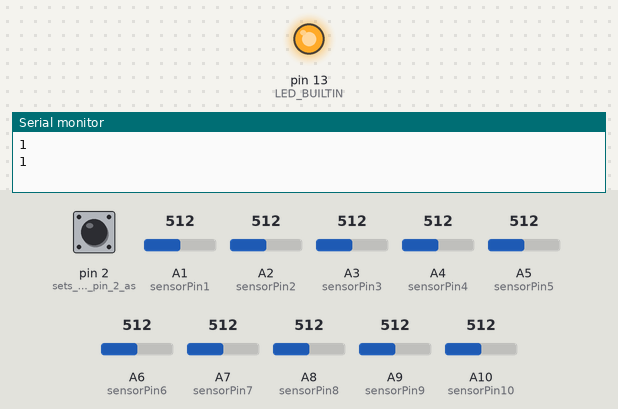
Bench run of a sketch on a simulated Arduino Mega 2560, built with avr-gcc and run on an emulated ATmega2560. Parts: output pins drawn as LEDs (lit = HIGH), the last lines printed to the serial monitor. Inputs (shaded band) come from the test bench; at power-on: A1 (sensorPin1) = 512, pin 2 (sets_the_digital_pin_2_as) HIGH, A2 (sensorPin2) = 512, A3 (sensorPin3) = 512, A4 (sensorPin4) = 512, A5 (sensorPin5) = 512, A6 (sensorPin6) = 512, A7 (sensorPin7) = 512, A8 (sensorPin8) = 512, A9 (sensorPin9) = 512, A10 (sensorPin10) = 512.

Above: at 1.8 s.
1.9 s: A1 (sensorPin1) set to 694
3.4 s: A1 (sensorPin1) set to 708
At 5.2 s:
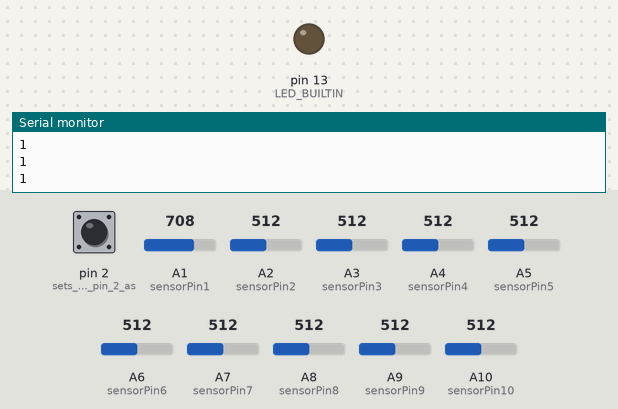
5.5 s: A1 (sensorPin1) set to 690
At 6.9 s:
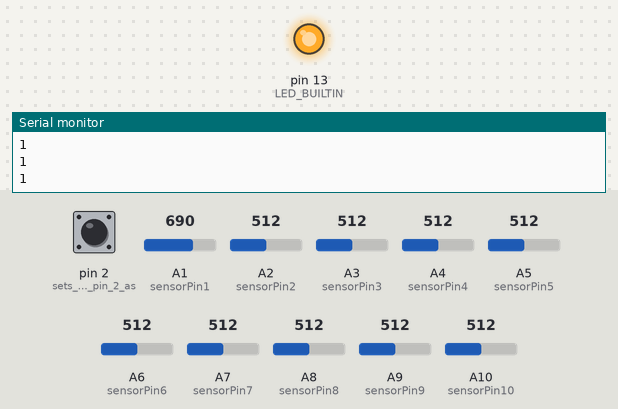
7.5 s: A1 (sensorPin1) set to 710
At 8.5 s:
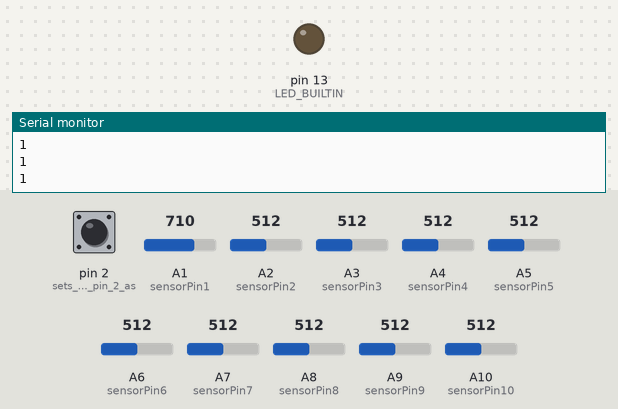
Timing chart, 0 to 10.5 s (numbered marks = the images above; inputs shaded):
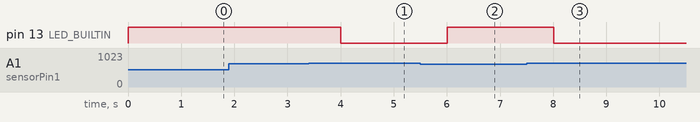

Measured:
- the behaviour switches between 700 and 701 on A1 (sensorPin1) (found by bisection; images 0 and 1)
- after the input at 3.4 s, pin 13 (LED_BUILTIN): HIGH → LOW after 0.61 s
- after the input at 5.5 s, pin 13 (LED_BUILTIN): LOW → HIGH after 0.51 s
- after the input at 7.5 s, pin 13 (LED_BUILTIN): HIGH → LOW after 0.51 s

The sketch:

Listener.ino
```cpp
/*
  Listener

  Having an LM3914 we want to know whether it's possible or not to know which output is HIGH and which is LOW.
  By rotating a 10k potentiometer leds lit as we raise voltage.

  Enrique Perez 31/03/2019

*/


int sensorPin1  = A1,
    sensorPin2  = A2,
    sensorPin3  = A3,
    sensorPin4  = A4,
    sensorPin5  = A5,
    sensorPin6  = A6,
    sensorPin7  = A7,
    sensorPin8  = A8,
    sensorPin9  = A9,
    sensorPin10 = A10,
    sensorValue1 = 0,
    sensorValue2 = 0,
    sensorValue3 = 0,
    sensorValue4 = 0,
    sensorValue5 = 0,
    sensorValue6 = 0,
    sensorValue7 = 0,
    sensorValue8 = 0,
    sensorValue9 = 0,
    sensorValue10 = 0;

 int percentage = 0;


void setup() {
  pinMode(LED_BUILTIN, OUTPUT);

  pinMode(2, INPUT_PULLUP);    // sets the digital pin 2 as input

  Serial.begin(9600);
}

void loop() {


  // read the value from the sensor:
  sensorValue1 = analogRead(sensorPin1);
  sensorValue2 = analogRead(sensorPin2);
  sensorValue3 = analogRead(sensorPin3);
  sensorValue4 = analogRead(sensorPin4);
  sensorValue5 = analogRead(sensorPin5);
  sensorValue6 = analogRead(sensorPin6);
  sensorValue7 = analogRead(sensorPin7);
  sensorValue8 = analogRead(sensorPin8);
  sensorValue9 = analogRead(sensorPin9);
  sensorValue10 = analogRead(sensorPin10);

  if (sensorValue1 > 700)
	digitalWrite(LED_BUILTIN, LOW);
  else
  	digitalWrite(LED_BUILTIN, HIGH);

  if (sensorValue1 > 700) percentage = 10;
  else if (sensorValue2 > 700) percentage = 20;
  else if (sensorValue3 > 700) percentage = 30;
  else if (sensorValue4 > 700) percentage = 40;
  else if (sensorValue5 > 700) percentage = 50;
  else if (sensorValue6 > 700) percentage = 60;
  else if (sensorValue7 > 700) percentage = 70;
  else if (sensorValue8 > 700) percentage = 80;
  else if (sensorValue9 > 700) percentage = 90;
  else if (sensorValue10 > 700) percentage = 100;
  else percentage = 0;

  /*Serial.print("    1=");
  Serial.print(sensorValue1);
  Serial.print("    2=");
  Serial.print(sensorValue2);
  Serial.print("    3=");
  Serial.print(sensorValue3);
  Serial.print("    4=");
  Serial.print(sensorValue4);
  Serial.print("    5=");
  Serial.print(sensorValue5);
  Serial.print("    6=");
  Serial.print(sensorValue6);
  Serial.print("    7=");
  Serial.print(sensorValue7);
  Serial.print("    8=");
  Serial.print(sensorValue8);
  Serial.print("    9=");
  Serial.print(sensorValue9);
  Serial.print("    10=");
  Serial.print(sensorValue10);
  Serial.print("    percentage=");
  Serial.println(percentage);*/

  Serial.println(digitalRead(2));

  delay(1000);
}
/*
void setup() {
  pinMode(2, INPUT_PULLUP);
  Serial.begin(9600);
}

void loop() {
  int sensorVal = digitalRead(2);
  //print out the value of the pushbutton
  Serial.println(sensorVal, DEC);
  delay(1000);            // waits for a second
}*/
```
